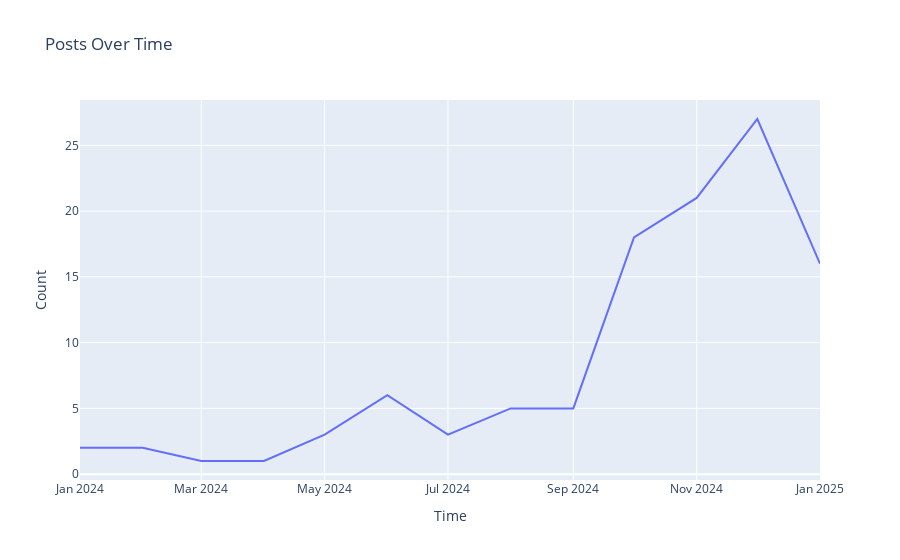

Write notebook code for a chart like this one.
### Markdown cell above
Visualize the results, this helper code is using plotly express.

### Code cell
from example_utils.visualizer import Visualizer  # Helper code to visualize results
viz = Visualizer(results, pipeline.get_schema_fields())
viz.plot_by_time('created_utc', "Posts Over Time")

### Figure 1 — Plotly figure (JSON) as saved in the notebook; plotly's stock layout.template omitted (floating-point values rounded to 4 significant figures)
{"data": [{"hovertemplate": "Time=%{x}<br>Count=%{y}<extra></extra>", "legendgroup": "", "line": {"color": "#636efa", "dash": "solid"}, "marker": {"symbol": "circle"}, "mode": "lines", "name": "", "orientation": "v", "showlegend": false, "type": "scatter", "x": ["2024-01", "2024-02", "2024-03", "2024-04", "2024-05", "2024-06", "2024-07", "2024-08", "2024-09", "2024-10", "2024-11", "2024-12", "2025-01"], "xaxis": "x", "y": [2, 2, 1, 1, 3, 6, 3, 5, 5, 18, 21, 27, 16], "yaxis": "y"}], "layout": {"legend": {"tracegroupgap": 0}, "title": {"text": "Posts Over Time"}, "xaxis": {"anchor": "y", "domain": [0, 1], "title": {"text": "Time"}}, "yaxis": {"anchor": "x", "domain": [0, 1], "title": {"text": "Count"}}}}
